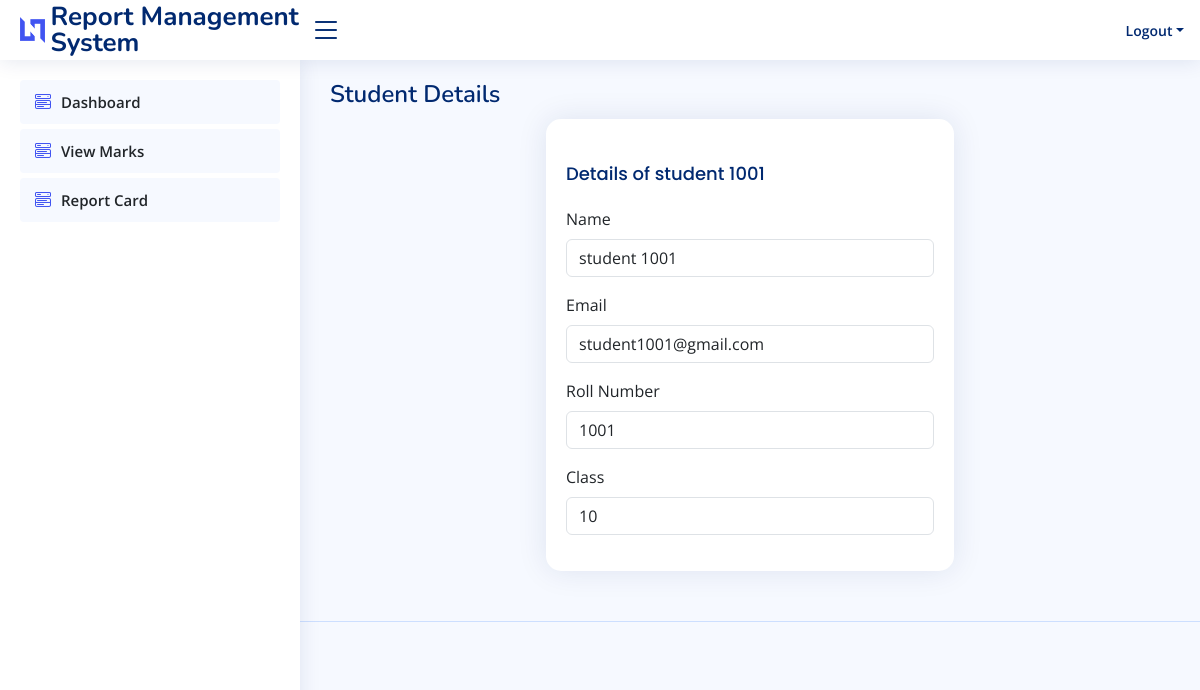
The app's page /student-dashboard/ (signed in) with its own data.
### master_api/models.py (models this page shows, shortened)
class UserAuth(AbstractBaseUser, PermissionsMixin):
    class_id = models.ForeignKey(Classes, on_delete=models.SET_NULL, null=True, blank=True)
    name = models.CharField(max_length=100)
    email = models.EmailField(unique=True)
    password = models.CharField(max_length=128)
    roll_number = models.CharField(max_length=20, unique=True, null=True, blank=True)
    is_staff = models.BooleanField(default=False)
    is_admin = models.BooleanField(default=False)
    is_active = models.BooleanField(default=True)
    created_at = models.DateTimeField(auto_now_add=True)
    updated_at = models.DateTimeField(auto_now=True)
    objects = CustomUserManager()
    USERNAME_FIELD = 'email'
    REQUIRED_FIELDS = []  # No additional required fields
    DisplayList = ['id', 'name', 'email', 'roll_number', 'class_id', 'is_staff', 'is_admin', 'is_active']

class Classes (models.Model):
    class_name = models.CharField(max_length=100)
    created_at = models.DateTimeField(auto_now_add=True)
    updated_at = models.DateTimeField(auto_now=True)
    DisplayList = ['id', 'class_name']

### rms/views/student_view.py (the view)
# urls.py: path('student-dashboard/',student_view.student_dashboard, name='student_dashboard'),
@login_required
def student_dashboard(request):
    user = request.user
    student = UserAuth.objects.get(id = user.id)
    return render(request, 'student/student_detail.html',{'student':student} )

### template/student/student_detail.html
{% extends "student/base.html" %}
{% load static %}
{% block content %}
<main id="main" class="main">
  <div class="d-flex" style="justify-content: space-between;">
    <div class="pagetitle">
      <h1>Student Details</h1>
    </div>
  </div>
  <section class="section">
    <div class="row">
      <div class="col-lg-6 offset-lg-3">
        <div class="card">
          <div class="card-body pt-4">
            <h5 class="card-title">Details of {{ student.name }}</h5>
            <form>
              <div class="mb-3">
                <label class="form-label">Name</label>
                <input type="text" class="form-control" value="{{ student.name }}" readonly>
              </div>
              <div class="mb-3">
                <label class="form-label">Email</label>
                <input type="email" class="form-control" value="{{ student.email }}" readonly>
              </div>
              <div class="mb-3">
                <label class="form-label">Roll Number</label>
                <input type="text" class="form-control" value="{{ student.roll_number }}" readonly>
              </div>
              <div class="mb-3">
                <label class="form-label">Class</label>
                <input type="text" class="form-control" value="{{ student.class_id.class_name }}" readonly>
              </div>
            </form>
          </div>
        </div>
      </div>
    </div>
  </section>
</main>
{% endblock %}

### static/assets/css/style.css (style rules this page uses)
:root { scroll-behavior: smooth; }
body { font-family: "Open Sans", sans-serif; background: #f6f9ff; color: #444444; }
h1, h2, h3, h4, h5, h6 { font-family: "Nunito", sans-serif; }
#main { margin-top: 60px; padding: 20px 30px; transition: all 0.3s; }
.pagetitle { margin-bottom: 10px; }
.pagetitle h1 { font-size: 24px; margin-bottom: 0; font-weight: 600; color: #012970; }
.card { margin-bottom: 30px; border: none; border-radius: 15px; box-shadow: 0px 0 30px rgba(1, 41, 112, 0.1); }
.card-title { padding: 20px 0 15px 0; font-size: 18px; font-weight: 500; color: #012970; font-family: "Poppins", sans-serif; }
.card-body { padding: 0 20px 20px 20px; }
@media (min-width: 1200px) { #main, #footer { margin-left: 300px; } }

### records on screen
UserAuth: name "student 1001", email "student1001@gmail.com", roll_number "1001", class_id.class_name "10"
